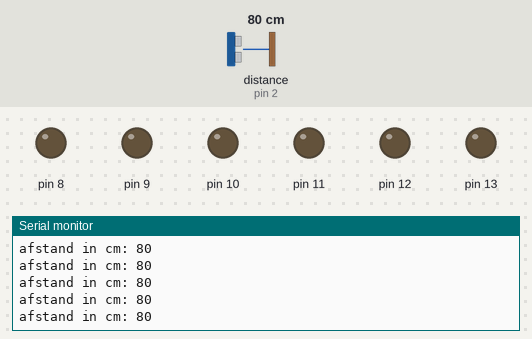
The sketch below on a simulated Arduino Uno, built with avr-gcc and run on an emulated ATmega328P. On the bench: output pins drawn as LEDs (lit = HIGH), the last lines printed to the serial monitor. Wiring (inferred from the names in the program): ultrasonic range finder: trigger pin 4; echo pin 2. The test bench sets the inputs (shaded band); at power-on: distance to the obstacle (sensor on pin 2) 80 cm. The echo pulse lasts 58.3 µs per cm; pins used as bus, display or sensor lines are not drawn.

Above: at 4.2 s.
4.3 s: distance to the obstacle (sensor on pin 2) set to 9 cm
At 4.9 s:
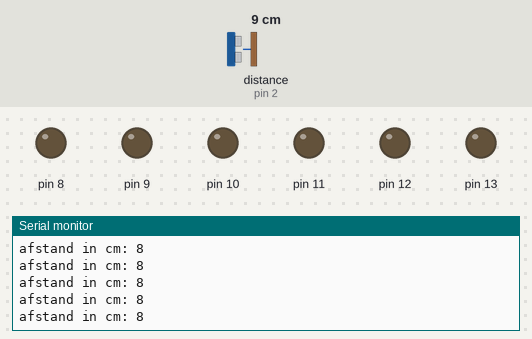
5.8 s: distance to the obstacle (sensor on pin 2) set to 12 cm
At 6.9 s:
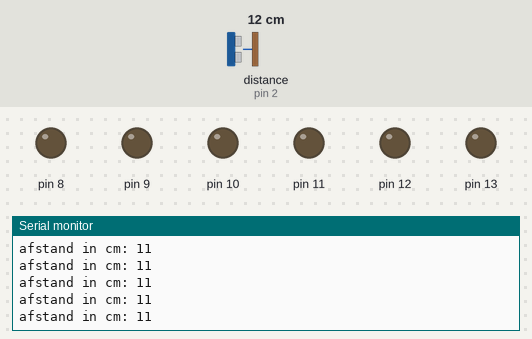
Timing chart, 0 to 8.8 s (numbered marks = the images above; inputs shaded):
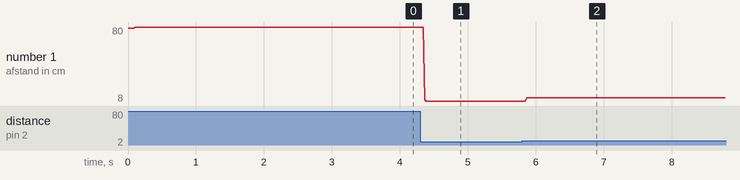

Measured:
- after the input at 4.3 s, the serial monitor: prints a new line after 0.07 s (image 1)
- after the input at 5.8 s, the serial monitor: prints a new line after 0.07 s (image 2)
- plotted number 1: 80 → 8 after the input at 4.3 s, 8 → 11 after the input at 5.8 s

The sketch:

ultrasone_sensor_test.ino
```cpp
const int trigger = 4;
const int echo = 2;
long tijd;
//int afstand

void setup() {
  pinMode(trigger,OUTPUT);
  pinMode(echo, INPUT);
  digitalWrite(trigger, 0);
  Serial.begin(9600);
  DDRB = 0x3F;

}

void loop() {

  Serial.print("afstand in cm: ");
  Serial.println(afstand(trigger, echo));
  //Serial.print("De gemiddelde afstand over 6 metingen: ");
  //Serial.println(afstandAVGprecies(trigger, echo));
  Serial.println();
  //vumeter(afstand(trigger,echo));
  delay(0.1);
}

int afstand(int trigger, int echo){
  digitalWrite(trigger, 1);
  delayMicroseconds(10);
  digitalWrite(trigger, 0);
  tijd = pulseIn(echo, 1);
  if ((tijd * 0.0343 / 2) > 250) {
    return -1;
  }
  return tijd * 0.0343 / 2;
}

int afstandAVGprecies(int trigger, int echo){
  int afstandAVG[6];
  int afs;
  int countAfstand;
  for (int i = 0; i < 6; i++){
    digitalWrite(trigger, 1);
    delayMicroseconds(10);
    digitalWrite(trigger, 0);
    tijd = pulseIn(echo, 1);
    afs = tijd * 0.0343 / 2;
    afstandAVG[i] = afs;
  }
  for (int i = 0; i < 6; i++){
    countAfstand += afstandAVG[i];
  }
    countAfstand = countAfstand - getMax(afstandAVG) - getMin(afstandAVG);
    return countAfstand / 4;
}

int getMax(int afstandarray[6]){
  int mxm;
  mxm = afstandarray[0];
  for (int i = 0; i < 6; i++) {
    if (afstandarray[i]>mxm) {
    mxm = afstandarray[i];
    }
  }
return mxm;
}

int getMin(int afstandarray[6]){
  int mn;
  mn = afstandarray[0];
  for (int i = 0; i < 6; i++) {
    if (afstandarray[i]<mn) {
      mn = afstandarray[i];
    }
  }
return mn;
}

void vumeter (int afstand){
  int result;
  result = map(afstand, 0, 60, 0, 6);
  if (pow(2,result) == 2){
    result = 2;
  }
  if (afstand > 60){
    result = 6;
  }

  if (afstand == -1){
    for (int i = 0; i < 10; i++){
      PORTB = B111111;
      delay(50);
      PORTB = B000000;
      delay(50);
    }
  }
  Serial.println(afstand);
  Serial.println(result);
  PORTB = pow(2,result);
}
```
